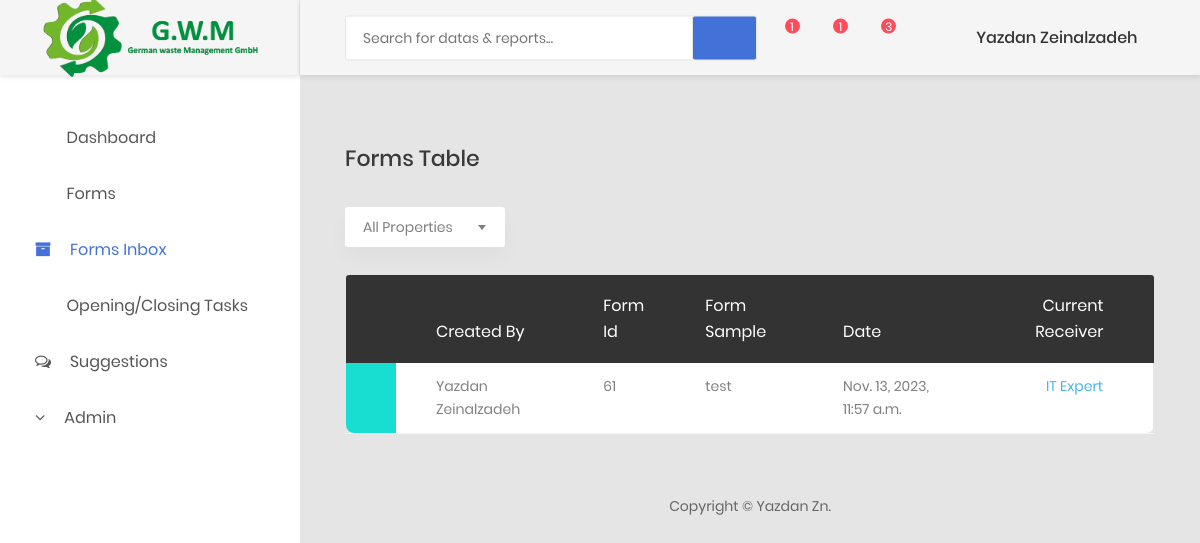
Before: /dashboard/forms-inbox/ (signed in) with the older database file.
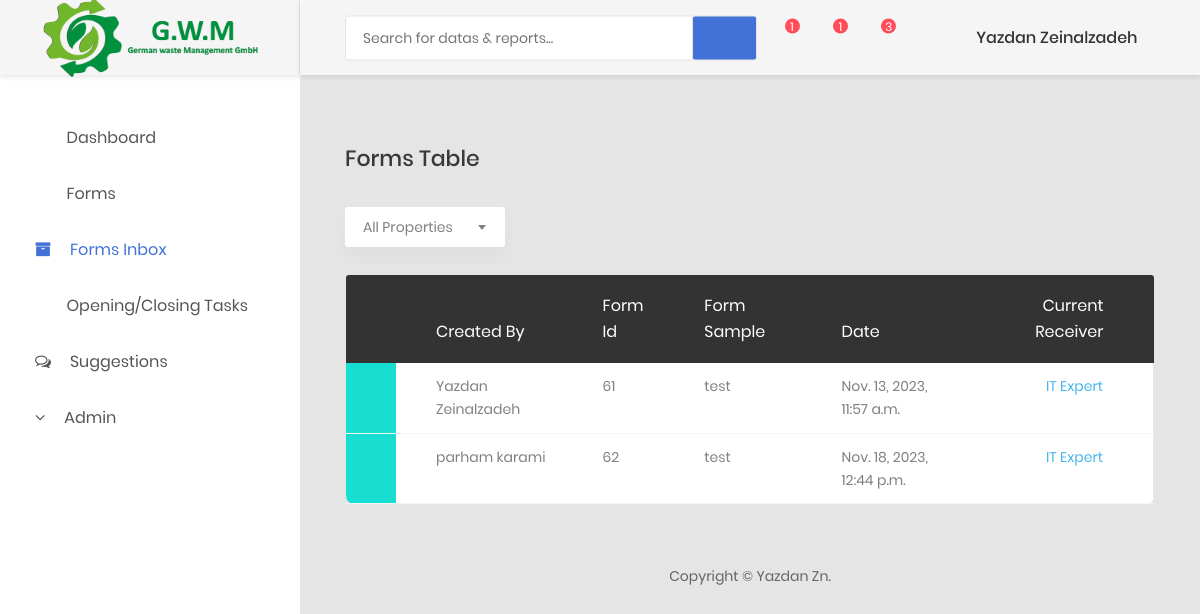
After: the same page with the newer database file.
### dashboard/models.py (models this page shows, shortened)
class UserForm(models.Model):
    created_by = models.ForeignKey("User", related_name='created_by' , on_delete=models.CASCADE)
    sample = models.ForeignKey("FormSample",related_name ="sample", on_delete=models.CASCADE)
    title = models.CharField(max_length=50)
    date = models.DateTimeField(auto_now_add=True)
    STATUS_CHOICES = (
        ('og','On Going'),
        ('edit','Must Be Edited'),
        ('sm', 'Submitted'),
        ('dc','Declined')
    )
    status = models.CharField(max_length=50,choices=STATUS_CHOICES,null=True,blank=True)
    fields = models.JSONField(null=True) # Type: Value
    current_transition = models.OneToOneField(FormTransition, on_delete=models.CASCADE,null=True)
    all_transitions = models.ManyToManyField(FormTransition,related_name ="all_transitions")

class FormSample(models.Model):
    title = models.CharField(max_length=50)
    description = models.TextField()
    fields = models.JSONField(null=True) # Type: , Value:
    transitions = models.JSONField(null=True)
    theme_color = models.CharField(null=True,max_length=50)

class User(AbstractUser):
    email = models.CharField(max_length=80,unique=True)
    username = models.CharField(max_length=45,unique=True)
    first_name = models.CharField(max_length=45)
    last_name =  models.CharField(max_length=45)
    role = models.CharField(max_length=45, choices=ROLES)
    USERNAME_FIELD="username"
    REQUIRED_FIELDS=['email',"first_name","last_name","role"]

class FormTransition(models.Model):
    form = models.ForeignKey("UserForm", on_delete=models.CASCADE , null=True)
    receivers_role = models.CharField(max_length=150, choices=ROLES,null=True)
    sign = models.FileField(upload_to='uploads/', null=True)
    next_transition = models.ForeignKey('self', related_name='next', on_delete=models.CASCADE , null=True)
    prev_transition = models.ForeignKey('self', related_name='prev', on_delete=models.CASCADE , null=True)
    sender_user = models.ForeignKey("User", related_name='sender' , on_delete=models.CASCADE, null=True)
    STATUS_CHOICES = (
        ('edit','Must Be Edited'),
        ('sb','Sent Back'),
        ('ac', 'Accepted'),
        ('dc','Declined')
    )
    status = models.CharField(max_length=150,choices=STATUS_CHOICES,default='og',null=True)
    date = models.DateTimeField(auto_now_add=True)
    comment = models.TextField()

### dashboard/views.py (the view, shortened to what this page needs)
# urls.py: path("forms-inbox/", views.dashboard_form_inbox, name="forms-inbox"),
def dashboard_form_inbox(request):
    if not request.user.is_authenticated:
        return redirect("login")
    forms_inbox = list(UserForm.objects.filter(current_transition__receivers_role = request.user.role))
    submitted_forms = list(UserForm.objects.filter(status='sm'))
    if submitted_forms:
        for form in submitted_forms:
            if form.all_transitions.filter(receivers_role=request.user.role):
                forms_inbox.append(form)
    decliend_forms = list(UserForm.objects.filter(status='dc'))
    if decliend_forms:
        for form in decliend_forms:
            if form.all_transitions.filter(receivers_role=request.user.role):
                forms_inbox.append(form)
    if forms_inbox:
        for form in forms_inbox:
            form.fields = form.fields
    return render(request, 'dashboard/forms-inbox.html',{"forms_inbox":forms_inbox,'page':'forms-inbox'})

### dashboard/templates/dashboard/forms-inbox.html (shortened to what this page needs)
{% extends 'dashboard/base.html' %}
{% block content %}
    <div class="row m-t-30">
        <div class="col-md-12">
            <h3 class="title-5 m-b-35">Forms Table</h3>
            <div class="table-data__tool">
                <div class="table-data__tool-left">
                    <div class="rs-select2--light rs-select2--md">
                    </div>
                </div>
            </div>
            <div class="table-responsive m-b-40">
                <table class="table table-borderless table-data3">
                    <thead>
                        <tr>
                            <th></th>
                            <th>created by</th>
                            <th>form id</th>
                            <th>form sample</th>
                            <th>date</th>
                            <th>current receiver</th>
                        </tr>
                    </thead>
                    <tbody>
                    {% for form in forms_inbox %}
                        <tr class='clickable-row ' data-toggle="modal" onClick="" data-target="#{{form.id}}" style="cursor:pointer;">
                            <td bgcolor='{{form.sample.theme_color}}'></td>
                            <td >{{ form.created_by.first_name }} {{ form.created_by.last_name }}</td>
                            <td>{{ form.id }} </td>
                            <td>{{ form.sample.title }} </td>
                            <td>{{ form.date }} </td>
                            <td  class="process">{% if  form.status == 'sm'%} <span class="badge badge-success">Submitted</span>
                                {% elif form.status == 'dc'%}<span class="badge badge-danger">Declined</span>
                                {% elif form.status == 'edit'%}<span class="badge badge-warning">Must Be Edited</span>
                                {% else %}{{ form.current_transition.receivers_role }} {% endif %} </td>
                        </tr>
                    {% endfor %}
                    </tbody>
                </table>
            </div>
        </div>
    </div>
{% endblock content %}

Changed rows visible on the page:
added UserForm: created_by.first_name "parham", created_by.last_name "karami", id "62", sample "test", date "Nov. 18, 2023, 12:44 p.m.", current_transition.receivers_role "IT Expert"
